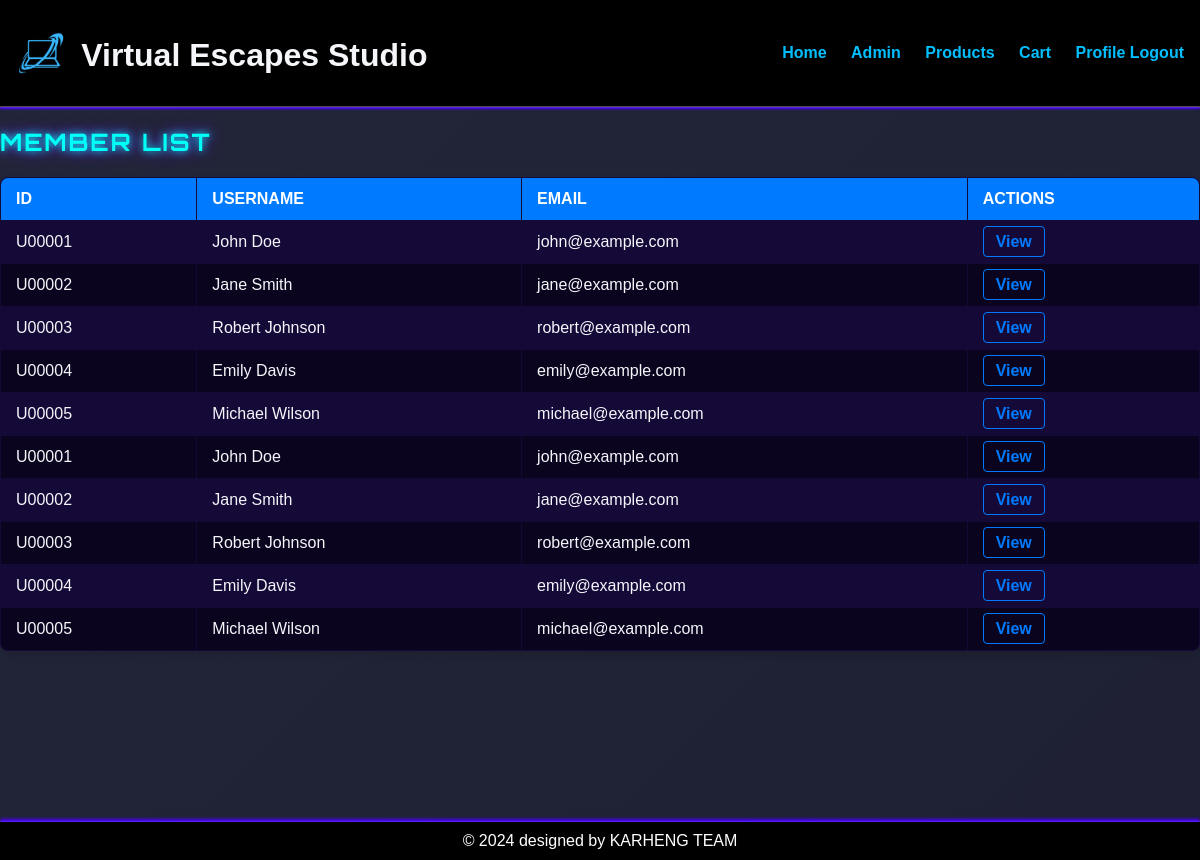
/member/member.php (signed in), run on the app's committed database.
### tables this page shows
CREATE TABLE `user` (
  `User_ID` char(6) NOT NULL,
  `Username` varchar(100) NOT NULL,
  `Gender` varchar(10) DEFAULT NULL,
  `Password` varchar(255) NOT NULL,
  `Birthday` date DEFAULT NULL,
  `Register_Date` datetime NOT NULL,
  `Email` varchar(100) NOT NULL,
  `Address` varchar(255) NOT NULL
);

### member/member.php (the view, shortened to what this page needs)
<?php
include '../includes/header.php';
include '../db.php';
$search = isset($_GET['search']) ? $_GET['search'] : '';
$stmt = $conn->prepare("SELECT * FROM User WHERE Username LIKE ? OR Email LIKE ?");
$stmt->execute(["%$search%", "%$search%"]);
$users = $stmt->fetchAll(PDO::FETCH_ASSOC);
?>
<h2>Member List</h2>
<table class="member-table">
    <thead>
        <tr>
            <th>ID</th>
            <th>Username</th>
            <th>Email</th>
            <th>Actions</th>
        </tr>
    </thead>
    <tbody>
        <?php foreach ($users as $user): ?>
            <tr>
                <td><?php echo $user['User_ID']; ?></td>
                <td><?php echo htmlspecialchars($user['Username']); ?></td>
                <td><?php echo htmlspecialchars($user['Email']); ?></td>
                <td>
                <a href="../member/member_detail.php?id=<?php echo $user['User_ID']; ?>">View</a>
                </td>
            </tr>
        <?php endforeach; ?>
    </tbody>
</table>
<?php
include '../includes/footer.php';
?>

### includes/header.php (shortened to what this page needs)
<!DOCTYPE html>
<html lang="en">
<head>
    <link rel="stylesheet" href="../css/styles.css">
    <link rel="stylesheet" href="https://code.jquery.com/ui/1.13.2/themes/base/jquery-ui.css">
</head>
<body>
    <header>
        <div class="header-brand">
        <img src="../images/logo.png" alt="Shop Logo" class="header-logo">
        <h1>Virtual Escapes Studio</h1>
        </div>
        <nav>
        <a href="../index.php" class="nav-link">Home</a>
    <?php
    if (isset($_SESSION['role']) && $_SESSION['role'] === 'admin'): ?>
              <a href="../admin/admin_dashboard.php" class="nav-link">Admin</a>
            <?php endif; ?>
              <a href="../products.php" class="nav-link">Products</a>
              <a href="../mem_order/cart.php" class="nav-link">Cart</a>
            <?php if (isset($_SESSION['user_id'])): ?>
                <a href="../member/profile.php">Profile</a>
                <a href="../acc_security/logout.php" id="logout-link">Logout</a>
            <?php else: ?>
                <a href="../acc_security/login.php">Login</a>
                <a href="../acc_security/register.php">Register</a>
            <?php endif; ?>
        </nav>
    </header>

### includes/footer.php
<?php
echo '
    <footer>
        <p>&copy; 2024 designed by KARHENG TEAM</p>
    </footer>
</body>
</html>';
?>

### css/styles.css (style rules this page uses)
:root { --primary-bg: #181a2a; --secondary-bg: #23263a; --card-bg: #23263a; --accent-color: #00bfff; --text-color: #f5f6fa; --text-muted: #b0b3c6; --input-bg: #23263a; --input-border: #3a3f5c; --border-color: #4d4d4d; --error-color: #dc3545; --success-color: #28a745; }
body { font-family: Arial, sans-serif; margin: 0; padding: 0; background: linear-gradient(135deg, #23263a 0%, #181a2a 100%); background-size: 200% 200%; animation: bgmove 10s ease-in-out infinite; font-family: 'Arial', sans-serif; color: var(--text-color); }
h1, h2, h3, h4, h5, h6 { margin-bottom: 1rem; color: var(--text-color); }
h2, .product-card h3 { font-family: 'Orbitron', Arial, sans-serif; letter-spacing: 2px; text-transform: uppercase; color: #00fff7; text-shadow: 0 0 8px #00fff7, 0 0 16px #6f00ff; }
a { color: var(--accent-color); text-decoration: none; }
header { background-color: black; color: var(--text-color); padding: 1rem; display: flex; justify-content: space-between; align-items: center; border-bottom: 1px solid var(--border-color); box-shadow: 0 1px 1px rgba(255, 255, 255, 0.1), 0 2px 2px rgba(73, 0, 255, 10); }
.header-brand { display: flex; align-items: center; gap: 15px; }
.header-logo { height: 50px; width: auto; object-fit: contain; }
.nav-link { color: #00bfff; font-weight: 600; text-shadow: 0 1px 4px #000; margin-right: 20px; transition: color 0.2s, text-shadow 0.2s; }
footer { position: fixed; bottom: 0; width: 100%; background-color: #000000; color: #fff; text-align: center; padding: 10px 0; z-index: 1000; box-shadow: 0 -1px 1px rgba(255, 255, 255, 0.1), 0 -3px 3px rgba(73, 0, 255, 10); }
body { padding-bottom: 60px; min-height: 100vh; position: relative; }
footer p { margin: 0; }
header, nav, .navbar { background: #000; color: var(--text-color); }
nav a, .navbar a, header a { color: #00bfff; font-weight: 600; text-shadow: 0 1px 4px #000; transition: color 0.2s, text-shadow 0.2s; }
::placeholder { color: #b0b3c6; opacity: 1; }
.member-table { width: 100%; border-collapse: collapse; margin: 20px 0; font-size: 16px; text-align: left; background-color: #150938; border: 1px solid #ddd; border-radius: 8px; overflow: hidden; box-shadow: 0 4px 8px rgba(0, 0, 0, 0.1); }
.member-table thead { background-color: #007bff; color: #ffffff; }
.member-table th, .member-table td { padding: 12px 15px; border: 1px solid #150938; }
.member-table th { font-weight: bold; text-transform: uppercase; }
.member-table tbody tr:nth-child(even) { background-color: #0a041f; }
.member-table td a { color: #007bff; text-decoration: none; font-weight: bold; padding: 6px 12px; border: 1px solid #007bff; border-radius: 4px; transition: background-color 0.3s ease, color 0.3s ease; }

### data on the page
user: User_ID "U00001", Username "John Doe", Email "john@example.com"
user: User_ID "U00002", Username "Jane Smith", Email "jane@example.com"
user: User_ID "U00003", Username "Robert Johnson", Email "robert@example.com"
user: User_ID "U00004", Username "Emily Davis", Email "emily@example.com"
user: User_ID "U00005", Username "Michael Wilson", Email "michael@example.com"
user: User_ID "U00001", Username "John Doe", Email "john@example.com"
user: User_ID "U00002", Username "Jane Smith", Email "jane@example.com"
user: User_ID "U00003", Username "Robert Johnson", Email "robert@example.com"
user: User_ID "U00004", Username "Emily Davis", Email "emily@example.com"
user: User_ID "U00005", Username "Michael Wilson", Email "michael@example.com"
